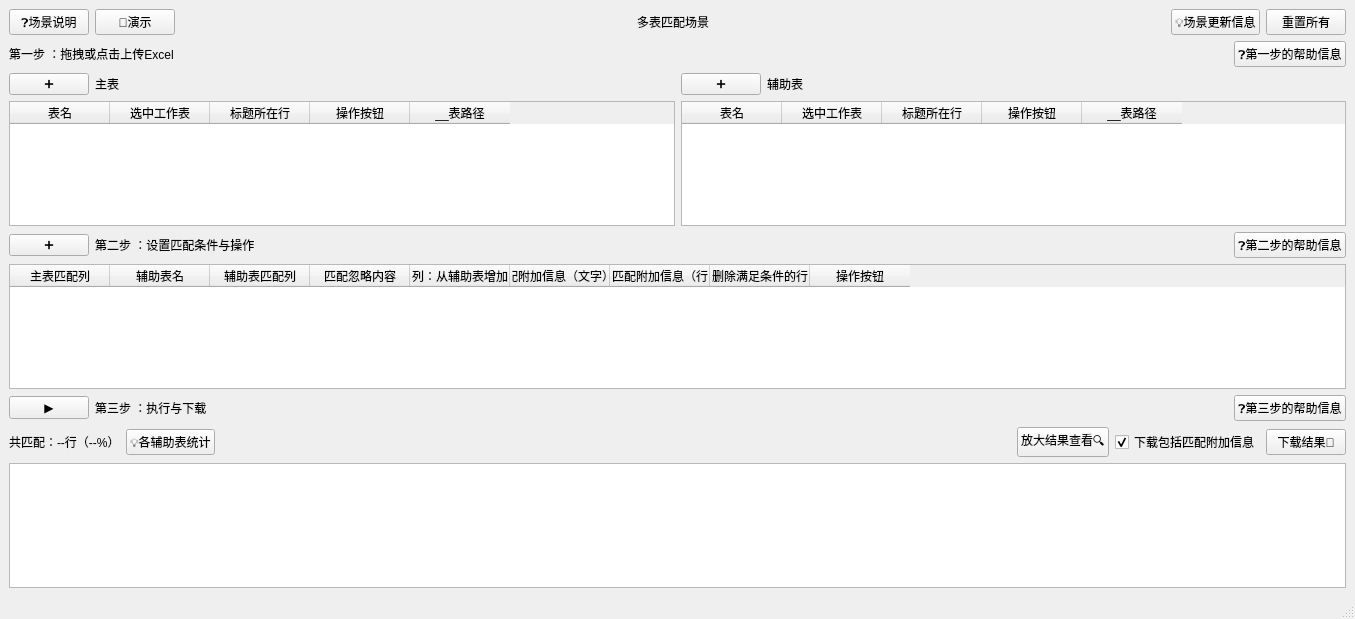
<?xml version="1.0" encoding="UTF-8"?>
<ui version="4.0">
 <class>MainWindow</class>
 <widget class="QMainWindow" name="MainWindow">
  <property name="windowModality">
   <enum>Qt::NonModal</enum>
  </property>
  <property name="geometry">
   <rect>
    <x>0</x>
    <y>0</y>
    <width>1355</width>
    <height>619</height>
   </rect>
  </property>
  <property name="windowTitle">
   <string>MainWindow</string>
  </property>
  <property name="documentMode">
   <bool>true</bool>
  </property>
  <widget class="QWidget" name="centralwidget">
   <layout class="QVBoxLayout" name="verticalLayout_3">
    <item>
     <layout class="QHBoxLayout" name="horizontalLayout_8">
      <item>
       <widget class="QPushButton" name="help_info_button">
        <property name="text">
         <string>❓场景说明</string>
        </property>
       </widget>
      </item>
      <item>
       <widget class="QPushButton" name="demo_button">
        <property name="text">
         <string>📰演示</string>
        </property>
       </widget>
      </item>
      <item>
       <spacer name="horizontalSpacer_7">
        <property name="orientation">
         <enum>Qt::Horizontal</enum>
        </property>
        <property name="sizeHint" stdset="0">
         <size>
          <width>40</width>
          <height>20</height>
         </size>
        </property>
       </spacer>
      </item>
      <item>
       <widget class="QLabel" name="label_6">
        <property name="sizeIncrement">
         <size>
          <width>0</width>
          <height>0</height>
         </size>
        </property>
        <property name="text">
         <string>多表匹配场景</string>
        </property>
       </widget>
      </item>
      <item>
       <spacer name="horizontalSpacer_8">
        <property name="orientation">
         <enum>Qt::Horizontal</enum>
        </property>
        <property name="sizeHint" stdset="0">
         <size>
          <width>40</width>
          <height>20</height>
         </size>
        </property>
       </spacer>
      </item>
      <item>
       <widget class="QPushButton" name="release_info_button">
        <property name="text">
         <string>💡场景更新信息</string>
        </property>
       </widget>
      </item>
      <item>
       <widget class="QPushButton" name="reset_button">
        <property name="text">
         <string>重置所有</string>
        </property>
       </widget>
      </item>
     </layout>
    </item>
    <item>
     <layout class="QHBoxLayout" name="horizontalLayout_6">
      <item>
       <widget class="QLabel" name="label_5">
        <property name="text">
         <string>第一步 ：拖拽或点击上传Excel</string>
        </property>
       </widget>
      </item>
      <item>
       <spacer name="horizontalSpacer_5">
        <property name="orientation">
         <enum>Qt::Horizontal</enum>
        </property>
        <property name="sizeHint" stdset="0">
         <size>
          <width>40</width>
          <height>20</height>
         </size>
        </property>
       </spacer>
      </item>
      <item>
       <widget class="QPushButton" name="step1_help_info_button">
        <property name="text">
         <string>❓第一步的帮助信息</string>
        </property>
       </widget>
      </item>
     </layout>
    </item>
    <item>
     <layout class="QHBoxLayout" name="horizontalLayout_5">
      <item>
       <layout class="QVBoxLayout" name="verticalLayout">
        <item>
         <layout class="QHBoxLayout" name="horizontalLayout_3">
          <item>
           <widget class="QPushButton" name="add_main_table_button">
            <property name="text">
             <string>➕</string>
            </property>
           </widget>
          </item>
          <item>
           <widget class="QLabel" name="label">
            <property name="text">
             <string>主表</string>
            </property>
           </widget>
          </item>
          <item>
           <spacer name="horizontalSpacer">
            <property name="orientation">
             <enum>Qt::Horizontal</enum>
            </property>
            <property name="sizeHint" stdset="0">
             <size>
              <width>40</width>
              <height>20</height>
             </size>
            </property>
           </spacer>
          </item>
         </layout>
        </item>
        <item>
         <widget class="QTableWidget" name="main_tables_table">
          <property name="verticalScrollBarPolicy">
           <enum>Qt::ScrollBarAsNeeded</enum>
          </property>
          <property name="horizontalScrollBarPolicy">
           <enum>Qt::ScrollBarAsNeeded</enum>
          </property>
          <property name="autoScroll">
           <bool>true</bool>
          </property>
          <property name="horizontalScrollMode">
           <enum>QAbstractItemView::ScrollPerItem</enum>
          </property>
          <property name="columnCount">
           <number>5</number>
          </property>
          <attribute name="verticalHeaderVisible">
           <bool>true</bool>
          </attribute>
          <column>
           <property name="text">
            <string>表名</string>
           </property>
          </column>
          <column>
           <property name="text">
            <string>选中工作表</string>
           </property>
          </column>
          <column>
           <property name="text">
            <string>标题所在行</string>
           </property>
          </column>
          <column>
           <property name="text">
            <string>操作按钮</string>
           </property>
          </column>
          <column>
           <property name="text">
            <string>__表路径</string>
           </property>
          </column>
         </widget>
        </item>
       </layout>
      </item>
      <item>
       <layout class="QVBoxLayout" name="verticalLayout_2">
        <item>
         <layout class="QHBoxLayout" name="horizontalLayout_4">
          <item>
           <widget class="QPushButton" name="add_help_table_button">
            <property name="text">
             <string>➕</string>
            </property>
           </widget>
          </item>
          <item>
           <widget class="QLabel" name="label_4">
            <property name="text">
             <string>辅助表</string>
            </property>
           </widget>
          </item>
          <item>
           <spacer name="horizontalSpacer_4">
            <property name="orientation">
             <enum>Qt::Horizontal</enum>
            </property>
            <property name="sizeHint" stdset="0">
             <size>
              <width>40</width>
              <height>20</height>
             </size>
            </property>
           </spacer>
          </item>
         </layout>
        </item>
        <item>
         <widget class="QTableWidget" name="help_tables_table">
          <property name="verticalScrollBarPolicy">
           <enum>Qt::ScrollBarAsNeeded</enum>
          </property>
          <property name="horizontalScrollBarPolicy">
           <enum>Qt::ScrollBarAsNeeded</enum>
          </property>
          <property name="autoScroll">
           <bool>true</bool>
          </property>
          <property name="horizontalScrollMode">
           <enum>QAbstractItemView::ScrollPerItem</enum>
          </property>
          <property name="columnCount">
           <number>5</number>
          </property>
          <attribute name="verticalHeaderVisible">
           <bool>true</bool>
          </attribute>
          <column>
           <property name="text">
            <string>表名</string>
           </property>
          </column>
          <column>
           <property name="text">
            <string>选中工作表</string>
           </property>
          </column>
          <column>
           <property name="text">
            <string>标题所在行</string>
           </property>
          </column>
          <column>
           <property name="text">
            <string>操作按钮</string>
           </property>
          </column>
          <column>
           <property name="text">
            <string>__表路径</string>
           </property>
          </column>
         </widget>
        </item>
       </layout>
      </item>
     </layout>
    </item>
    <item>
     <layout class="QHBoxLayout" name="horizontalLayout">
      <item>
       <widget class="QPushButton" name="add_condition_button">
        <property name="text">
         <string>➕</string>
        </property>
       </widget>
      </item>
      <item>
       <widget class="QLabel" name="label_2">
        <property name="text">
         <string>第二步 ：设置匹配条件与操作</string>
        </property>
       </widget>
      </item>
      <item>
       <spacer name="horizontalSpacer_2">
        <property name="orientation">
         <enum>Qt::Horizontal</enum>
        </property>
        <property name="sizeHint" stdset="0">
         <size>
          <width>40</width>
          <height>20</height>
         </size>
        </property>
       </spacer>
      </item>
      <item>
       <widget class="QPushButton" name="step2_help_info_button">
        <property name="text">
         <string>❓第二步的帮助信息</string>
        </property>
       </widget>
      </item>
     </layout>
    </item>
    <item>
     <widget class="QTableWidget" name="conditions_table">
      <property name="verticalScrollBarPolicy">
       <enum>Qt::ScrollBarAsNeeded</enum>
      </property>
      <property name="horizontalScrollBarPolicy">
       <enum>Qt::ScrollBarAsNeeded</enum>
      </property>
      <property name="autoScroll">
       <bool>true</bool>
      </property>
      <property name="horizontalScrollMode">
       <enum>QAbstractItemView::ScrollPerItem</enum>
      </property>
      <property name="columnCount">
       <number>9</number>
      </property>
      <attribute name="verticalHeaderVisible">
       <bool>true</bool>
      </attribute>
      <column>
       <property name="text">
        <string>主表匹配列</string>
       </property>
      </column>
      <column>
       <property name="text">
        <string>辅助表名</string>
       </property>
      </column>
      <column>
       <property name="text">
        <string>辅助表匹配列</string>
       </property>
      </column>
      <column>
       <property name="text">
        <string>匹配忽略内容</string>
       </property>
      </column>
      <column>
       <property name="text">
        <string>列：从辅助表增加</string>
       </property>
      </column>
      <column>
       <property name="text">
        <string>列：匹配附加信息（文字）可编辑</string>
       </property>
       <property name="background">
        <color>
         <red>207</red>
         <green>240</green>
         <blue>198</blue>
        </color>
       </property>
      </column>
      <column>
       <property name="text">
        <string>列：匹配附加信息（行数）</string>
       </property>
       <property name="background">
        <color>
         <red>207</red>
         <green>240</green>
         <blue>196</blue>
        </color>
       </property>
      </column>
      <column>
       <property name="text">
        <string>删除满足条件的行</string>
       </property>
       <property name="background">
        <color>
         <red>242</red>
         <green>195</green>
         <blue>189</blue>
        </color>
       </property>
      </column>
      <column>
       <property name="text">
        <string>操作按钮</string>
       </property>
      </column>
     </widget>
    </item>
    <item>
     <layout class="QHBoxLayout" name="horizontalLayout_2">
      <item>
       <widget class="QPushButton" name="run_button">
        <property name="text">
         <string>▶</string>
        </property>
       </widget>
      </item>
      <item>
       <widget class="QLabel" name="label_3">
        <property name="text">
         <string>第三步 ：执行与下载</string>
        </property>
       </widget>
      </item>
      <item>
       <spacer name="horizontalSpacer_3">
        <property name="orientation">
         <enum>Qt::Horizontal</enum>
        </property>
        <property name="sizeHint" stdset="0">
         <size>
          <width>40</width>
          <height>20</height>
         </size>
        </property>
       </spacer>
      </item>
      <item>
       <widget class="QPushButton" name="step3_help_info_button">
        <property name="text">
         <string>❓第三步的帮助信息</string>
        </property>
       </widget>
      </item>
     </layout>
    </item>
    <item>
     <layout class="QHBoxLayout" name="horizontalLayout_7">
      <item>
       <widget class="QLabel" name="result_detail_text">
        <property name="text">
         <string>共匹配：--行（--%）</string>
        </property>
       </widget>
      </item>
      <item>
       <widget class="QPushButton" name="result_detail_info_button">
        <property name="text">
         <string>💡各辅助表统计</string>
        </property>
       </widget>
      </item>
      <item>
       <spacer name="horizontalSpacer_6">
        <property name="orientation">
         <enum>Qt::Horizontal</enum>
        </property>
        <property name="sizeHint" stdset="0">
         <size>
          <width>40</width>
          <height>20</height>
         </size>
        </property>
       </spacer>
      </item>
      <item>
       <widget class="QPushButton" name="view_result_button">
        <property name="text">
         <string>放大结果查看🔍</string>
        </property>
       </widget>
      </item>
      <item>
       <widget class="QCheckBox" name="include_detail_checkbox">
        <property name="text">
         <string>下载包括匹配附加信息</string>
        </property>
        <property name="checked">
         <bool>true</bool>
        </property>
       </widget>
      </item>
      <item>
       <widget class="QPushButton" name="download_result_button">
        <property name="text">
         <string>下载结果📄</string>
        </property>
       </widget>
      </item>
     </layout>
    </item>
    <item>
     <widget class="QTableWidget" name="result_table"/>
    </item>
   </layout>
  </widget>
  <widget class="QStatusBar" name="statusBar"/>
 </widget>
 <resources/>
 <connections/>
</ui>
